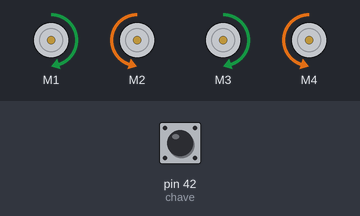
This sketch was run on a simulated Arduino Mega 2560, built with avr-gcc and run on an emulated ATmega2560. On the bench: 4 × DC motor (green arrow = forward, orange = backward, longer = faster). The test bench sets the inputs (shaded band); at power-on: pin 42 (chave) HIGH.

Above: at 2.2 s.
2.3 s: pin 42 (chave) pulled LOW for 0.15 s
At 3.6 s:
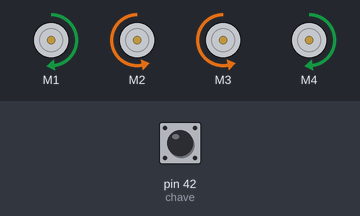
5.4 s: pin 42 (chave) pulled LOW for 1 s
At 5.8 s:
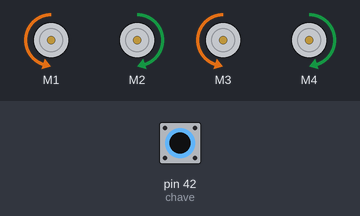
9.4 s: pin 42 (chave) pulled LOW for 3.2 s
At 12.3 s:
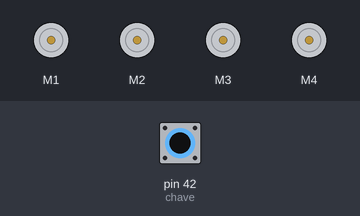
Timing chart, 0 to 16.9 s (numbered marks = the images above; inputs shaded):
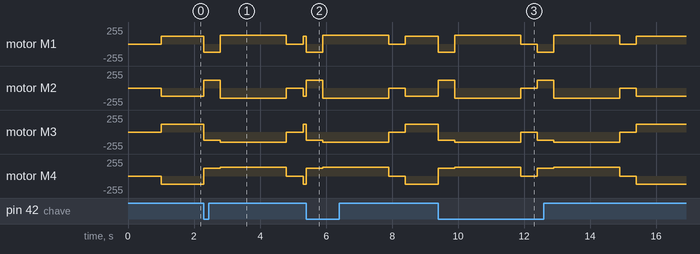

The sketch:

Colisao.ino
```cpp
#include <AFMotor.h>

AF_DCMotor motor1(1);
AF_DCMotor motor2(2);
AF_DCMotor motor3(3);
AF_DCMotor motor4(4);

int tempo2 = 2000;
int chave = 42;

void moverFrente();
void moverTras();
void virar(int tempo);
void parar();

void setup() {
  pinMode(chave, INPUT_PULLUP);
  motor1.setSpeed(154);
  motor2.setSpeed(154);
  motor3.setSpeed(154);
  motor4.setSpeed(154);
  delay(1000);
}

void loop() {
  moverFrente();

  if (digitalRead(chave) == LOW) {
    moverTras();
    delay(500);
    virar(tempo2);
    parar();
  }
}

void moverFrente() {
  motor1.setSpeed(120);
  motor2.setSpeed(120);
  motor3.setSpeed(120);
  motor4.setSpeed(120);

  motor1.run(FORWARD);
  motor3.run(FORWARD);
  motor2.run(BACKWARD);
  motor4.run(BACKWARD);
}

void moverTras() {
  motor1.setSpeed(120);
  motor2.setSpeed(120);
  motor3.setSpeed(120);
  motor4.setSpeed(120);

  motor1.run(BACKWARD);
  motor3.run(BACKWARD);
  motor2.run(FORWARD);
  motor4.run(FORWARD);
}

void virar(int tempo2) {
  motor1.setSpeed(130);
  motor2.setSpeed(150);
  motor3.setSpeed(150);
  motor4.setSpeed(130);

  motor1.run(FORWARD);
  motor3.run(BACKWARD);
  motor2.run(BACKWARD);
  motor4.run(FORWARD);
  delay(tempo2);
}

void parar() {
  motor1.run(RELEASE);
  motor3.run(RELEASE);
  motor2.run(RELEASE);
  motor4.run(RELEASE);
  delay(500);
}
```

Measured:
- after the input at 2.3 s, motor M1: forward 120/255 → backward 120/255 at once, → forward 130/255 0.50 s later, → stopped 2.0 s later, → forward 120/255 0.50 s later; motor M2: backward 120/255 → forward 120/255 at once, → backward 150/255 0.50 s later, → stopped 2.0 s later, → backward 120/255 0.50 s later
- after the input at 5.4 s, motor M1: forward 120/255 → backward 120/255 at once, → forward 130/255 0.50 s later, → stopped 2.0 s later, → forward 120/255 0.50 s later; motor M2: backward 120/255 → forward 120/255 at once, → backward 150/255 0.50 s later, → stopped 2.0 s later, → backward 120/255 0.50 s later
